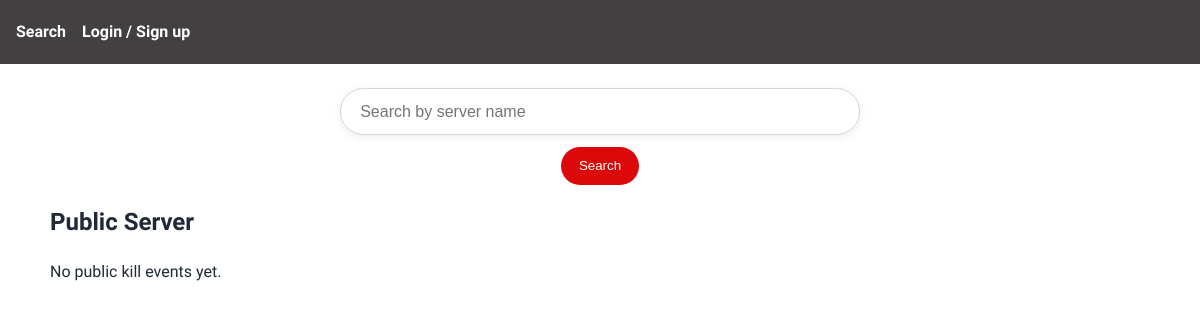
Before: /search with the older database file.
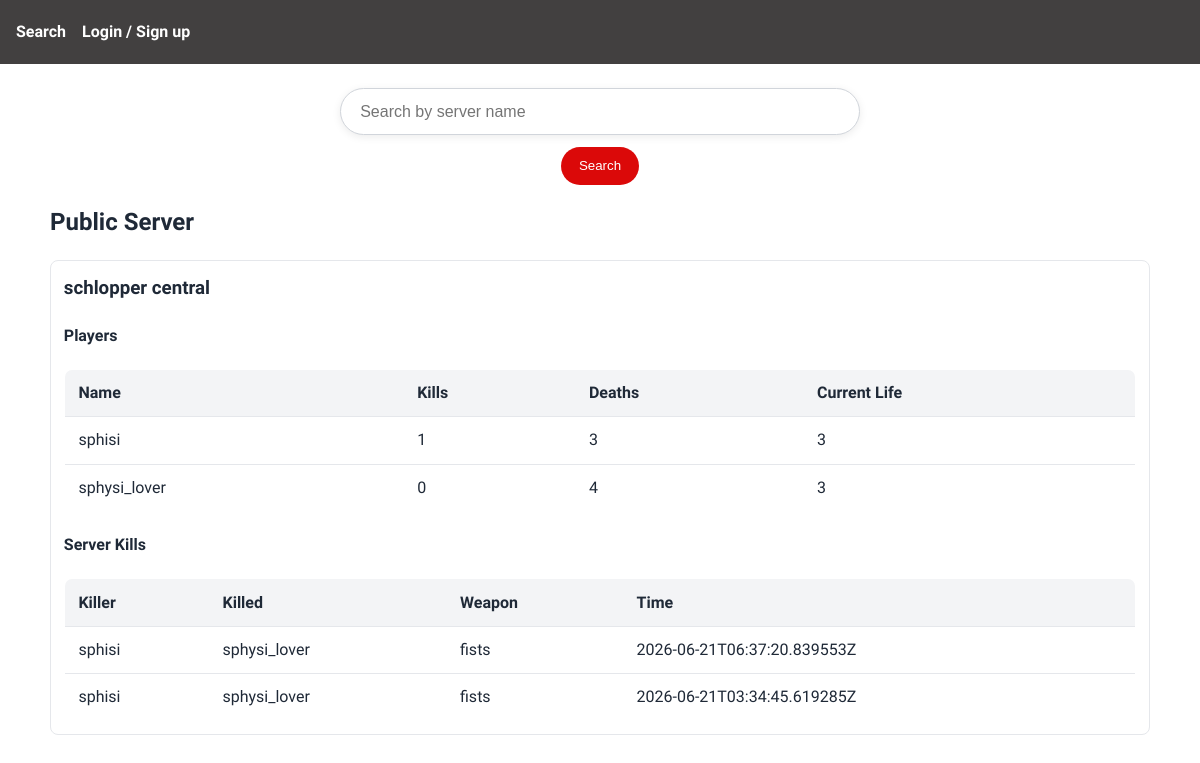
After: the same page with the newer database file.
### tables this page shows
CREATE TABLE serverKills(
    serverID Integer Not Null,
    playerKillerName text Not null
        CHECK (length(playerKillerName) BETWEEN 1 AND 32),
    playerKilledName text not null
        CHECK (length(playerKilledName) BETWEEN 1 AND 32),
    weaponUsed text not null,
    timeOfDeath datetime not null default current_timestamp,

    foreign key (serverID) references servers(serverID) on delete cascade
);

CREATE TABLE servers(
    serverID Integer PRIMARY KEY NOT NULL,
    userID Integer Not Null Check (userID BETWEEN 100000 AND 999999),
    serverName text not null,
    sessionsActive integer not null DEFAULT 0 CHECK (sessionsActive >= 0),
    isPrivate INTEGER NOT NULL DEFAULT 1 CHECK (isPrivate IN (0, 1)),
    lastSyncTs TEXT, 

    foreign key (userID) references Logins(userID) on delete cascade
);

CREATE TABLE players(
    serverID Integer not null,
    playerName Text not null
        CHECK (length(playerName) BETWEEN 1 AND 32),
    killCount integer Not Null DEFAULT 0 CHECK (killCount >= 0),
    deathCount Integer Not Null Default 0 CHECK (deathCount >= 0),
    currentLife integer Not Null Default 3 Check (currentLife >= 0),

    Primary Key (serverID, playerName),
    foreign key (serverID) references servers(serverID) on delete cascade
);

### main.py (the view)
@app.route("/")
@app.route("/search", methods=["GET"])
def search():
    search = request.args.get("search", "").strip()
    results = []
    if search:
        results = dbhandler.search_servers(search)
    leaderboard_groups = dbhandler.get_leaderboard_groups(search)
    return render_template(
        "search.html",
        search=search,
        results=results,
        leaderboard_groups=leaderboard_groups,
    )

### database_manager.py (called while the page is built)
def _ensure_servers_last_sync_column(conn: sqlite3.Connection) -> None:
    cols = [
        row["name"] for row in conn.execute("PRAGMA table_info(servers)").fetchall()
    ]
    if "lastSyncTs" not in cols:
        conn.execute("ALTER TABLE servers ADD COLUMN lastSyncTs TEXT")
        conn.commit()

def dbConnect():
    conn = sqlite3.connect(dbPath)
    conn.execute("PRAGMA foreign_keys = ON")
    conn.row_factory = sqlite3.Row
    _ensure_servers_last_sync_column(conn)
    return conn

### Flaskapp/templates/search.html (shortened to what this page needs)
{% extends "base.html" %} {% block title %}Search{% endblock %} {% block content
%}
<div class="page-content">
  <form class="search" method="get" action="{{ url_for('search') }}">
    <input
      type="text"
      name="search"
      value="{{ search or '' }}"
      placeholder="Search by server name"
    />
    <button type="submit">Search</button>
  </form>
  <h2>Public Server</h2>
  {% include "players.html" %}
</div>
{% endblock %}

### Flaskapp/templates/base.html (shortened to what this page needs)
<!doctype html>
<html lang="en">
  <head>
    <link
      rel="stylesheet"
      href="{{ url_for('static', filename='css/app.css') }}"
    />
  </head>
  <body>
    {% include "navbar.html" %}
    <main>{% block content %}{% endblock %}</main>
  </body>
</html>

### Flaskapp/templates/navbar.html
<nav
  class="navbar"
  style="display: flex; flex-direction: row; align-items: center; gap: 1rem"
>
  <a href="{{ url_for('search') }}">Search</a>
  <ul
    class="navbar-nav ms-auto"
    style="
      display: flex;
      flex-direction: row;
      list-style: none;
      margin: 0;
      padding: 0;
      gap: 1rem;
    "
  >
    {% if session.get('email') %}
    <li class="nav-item">
      <a class="nav-link" href="{{ url_for('my_servers') }}">My Servers</a>
    </li>
    <li class="nav-item">
      <a class="nav-link" href="{{ url_for('serveradd') }}">Add Server</a>
    </li>
    <li class="nav-item">
      <span class="nav-link">Signed in as {{ session.get('email') }}</span>
    </li>
    <li class="nav-item">
      <a class="nav-link" href="{{ url_for('logout') }}">Logout</a>
    </li>
    {% else %}
    <li class="nav-item">
      <a class="nav-link" href="{{ url_for('login') }}">Login / Sign up</a>
    </li>
    {% endif %}
  </ul>
</nav>

### Flaskapp/templates/players.html
{% if leaderboard_groups %} {% for group in leaderboard_groups %}
<section class="server-box">
  <h3 class="server-box-title">{{ group.serverName }}</h3>
  <h4>Players</h4>
  {% if group.players %}
  <table class="server-table players-table">
    <thead>
      <tr>
        <th>Name</th>
        <th>Kills</th>
        <th>Deaths</th>
        <th>Current Life</th>
      </tr>
    </thead>
    <tbody>
      {% for p in group.players %}
      <tr>
        <td>{{ p.playerName }}</td>
        <td>{{ p.killCount }}</td>
        <td>{{ p.deathCount }}</td>
        <td>{{ p.currentLife }}</td>
      </tr>
      {% endfor %}
    </tbody>
  </table>
  {% else %}
  <p>No player stats yet.</p>
  {% endif %}
  <h4>Server Kills</h4>
  <table class="server-table">
    <thead>
      <tr>
        <th>Killer</th>
        <th>Killed</th>
        <th>Weapon</th>
        <th>Time</th>
      </tr>
    </thead>
    <tbody>
      {% for row in group.kills %}
      <tr>
        <td>{{ row.playerKillerName }}</td>
        <td>{{ row.playerKilledName }}</td>
        <td>{{ row.weaponUsed }}</td>
        <td>{{ row.timeOfDeath }}</td>
      </tr>
      {% endfor %}
    </tbody>
  </table>
</section>
{% endfor %} {% else %}
<p>No public kill events yet.</p>
{% endif %}

### Flaskapp/static/css/app.css (style rules this page uses)
* { box-sizing: border-box; }
body { margin: 0; background-color: #ffffff; color: #1f2937; font-family: "Exo", sans-serif; line-height: 1.5; }
.navbar { position: fixed; top: 0; left: 0; width: 100%; height: 64px; display: flex; align-items: center; gap: 1rem; padding: 0 1rem; background-color: #424040; z-index: 1000; }
.navbar a { color: #ffffff; text-decoration: none; font-weight: 600; }
main { padding-top: 88px; width: min(1100px, 94vw); margin: 0 auto; }
.search, .leaderboard, .serveradd { display: flex; flex-direction: column; align-items: center; }
.search input[type="text"] { width: min(90vw, 520px); padding: 0.85rem 1.2rem; border: 1px solid #d1d5db; border-radius: 9999px; outline: none; font-size: 1rem; box-shadow: 0 2px 8px rgba(0, 0, 0, 0.08); }
.search button { margin-top: 0.75rem; padding: 0.7rem 1.1rem; border: none; border-radius: 9999px; background: #db0909; color: #fff; cursor: pointer; }
.server-table { width: 100%; border-collapse: collapse; margin-top: 1rem; background: #fff; border: 1px solid #e5e7eb; border-radius: 8px; overflow: hidden; }
.server-table th, .server-table td { padding: 0.7rem 0.85rem; border-bottom: 1px solid #e5e7eb; text-align: left; }
.server-table thead { background: #f3f4f6; }
.server-table tr:last-child td { border-bottom: none; }
.server-box { margin-top: 1rem; border: 1px solid #e5e7eb; border-radius: 8px; padding: 0.8rem; background: #fff; }
.server-box-title { margin-top: 0; }
.players-table { margin: 0.5rem 0 1rem 0; }

Changed rows visible on the page:
added serverKills: serverName "schlopper central", playerKillerName "sphisi", playerKilledName "sphysi_lover", weaponUsed "fists", timeOfDeath "2026-06-21T06:37:20.839553Z"
added players: playerName "sphisi", killCount "1", deathCount "3", currentLife "3"
added players: playerName "sphysi_lover", killCount "0", deathCount "4", currentLife "3"
added serverKills: playerKillerName "sphisi", playerKilledName "sphysi_lover", weaponUsed "fists", timeOfDeath "2026-06-21T03:34:45.619285Z", shown under "schlopper central"
Other visible differences:
text no longer shown: "No public kill events yet."
